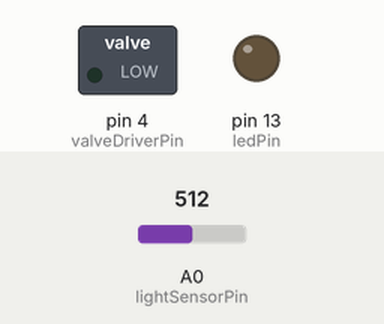
A sketch run on a simulated Arduino Uno, built with avr-gcc and run on an emulated ATmega328P. On the bench: switched loads named in the sketch (green lamp = pin HIGH), output pins drawn as LEDs (lit = HIGH). The inputs (shaded band) are chosen by the test bench; at power-on: A0 (lightSensorPin) = 512.

Above: at 9.0 s.
At 18.7 s:
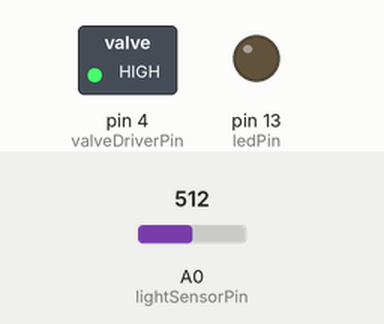
At 23.3 s:
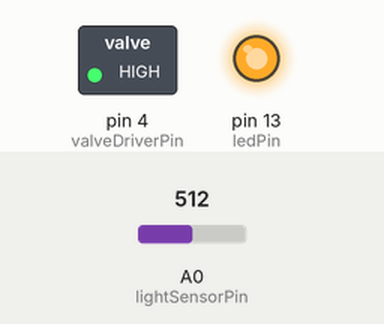
Timing chart, 0 to 31.2 s (numbered marks = the images above):
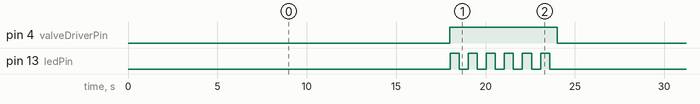

Measured:
- by itself, pin 4 (valveDriverPin): alternates HIGH for 6.0 s and LOW for 18.0 s
- by itself, pin 13 (ledPin): repeats every 24.0 s: 5 × (LOW 0.51 s, HIGH 0.51 s), LOW 18.4 s, HIGH 0.51 s
- by itself, everything shown: repeats every 24.0 s, in 14 steps

The sketch:

IrrigationValve.ino
```cpp
#include "Arduino.h"

const int ledPin = 13;										//led pin
const int valveDriverPin = 4;								//the pin that opens the driver when HIGH
const int lightSensorPin = A0;								//analog input pin for light sensor, irrigation will operate during the day
const int irigPotPin = A1;									//analog input pin for potentiometer, how frequent will the valve be turned on and off

//valve
long openInterval = 6000;									//how long will the valve be open - miliseconds
int closeMultiFactor = 3;									//multiply with this number to get the closed interval
long closedInterval = openInterval * closeMultiFactor; 		//how long will the valve be closed - miliseconds
long valveCurrentMillis = 0;
long valvePreviousMillis = 0;
bool valveOpen = false;										//is valve currently open or closed, initial value is closed bool false

//led
long currentMillis = 0;
long previousMillis = 0;
int blinkInterval = 500;									//blink every ?? miliseconds
int ledState = LOW;             							// ledState used to set the LED

//daylight
int lightTreshold = 500;									//if the value above lightTreshold the valve functionality will operate

//blinks the led
void blinkLed(){
	currentMillis = millis();

	if(currentMillis - previousMillis > blinkInterval) {
	    // save the last time you blinked the LED
		previousMillis = currentMillis;
	    // if the LED is off turn it on and vice-versa:
		if (ledState == LOW)
	      ledState = HIGH;
	    else
	      ledState = LOW;
	    // set the LED with the ledState of the variable:
	    digitalWrite(ledPin, ledState);
	}
}

void countValveTime(){
	valveCurrentMillis = millis();
	if (valveOpen) {
		if(valveCurrentMillis - valvePreviousMillis > openInterval) {
			valvePreviousMillis = valveCurrentMillis;
			closeValve();
		}
		blinkLed();
	} else {
		if(valveCurrentMillis - valvePreviousMillis > closedInterval) {
			valvePreviousMillis = valveCurrentMillis;
			openValve();
		}
		digitalWrite(ledPin, LOW);
	}
}

void openValve(){
	int valveState = digitalRead(valveDriverPin);
	if (valveState == LOW) {
		digitalWrite(valveDriverPin, HIGH);
		valveOpen = true;
	}
}

void closeValve(){
	int valveState = digitalRead(valveDriverPin);
	if (valveState == HIGH) {
		digitalWrite(valveDriverPin, LOW);
		valveOpen = false;
	}
}

//initialisation
void setup()
{
	pinMode(valveDriverPin, OUTPUT);
	pinMode(ledPin, OUTPUT);
}

// The loop function is called in an endless loop
void loop()
{
	delay(10);
	int lightIntensity = analogRead(lightSensorPin);
	if (lightIntensity >= lightTreshold) {
		countValveTime();
	}else{
		closeValve();
	}

}
```

sloeber.ino.cpp
```cpp
#ifdef __IN_ECLIPSE__
//This is a automatic generated file
//Please do not modify this file
//If you touch this file your change will be overwritten during the next build
//This file has been generated on 2018-07-09 10:39:16

#include "Arduino.h"
#include "Arduino.h"

void blinkLed();
void countValveTime();
void openValve();
void closeValve();
void setup() ;
void loop() ;

#include "IrrigationValve.ino"


#endif
```
